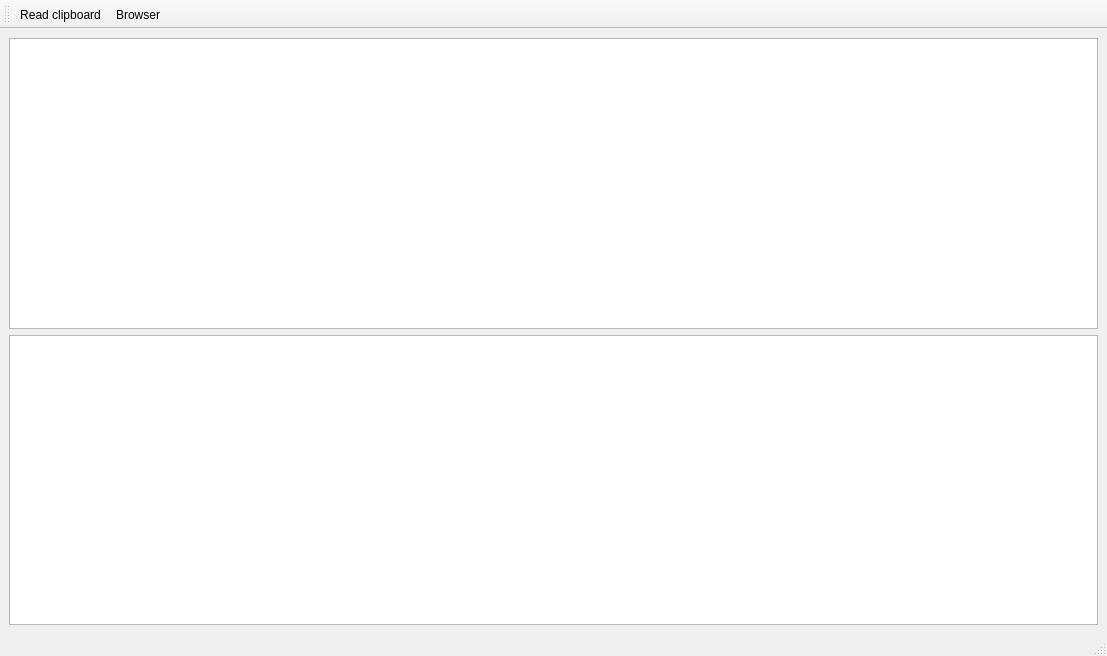
<?xml version="1.0" encoding="UTF-8"?>
<ui version="4.0">
 <class>FreenetClipboard</class>
 <widget class="QMainWindow" name="FreenetClipboard">
  <property name="geometry">
   <rect>
    <x>0</x>
    <y>0</y>
    <width>1107</width>
    <height>656</height>
   </rect>
  </property>
  <property name="windowTitle">
   <string>MainWindow</string>
  </property>
  <widget class="QWidget" name="centralwidget">
   <layout class="QGridLayout" name="gridLayout">
    <item row="0" column="0">
     <layout class="QVBoxLayout" name="verticalLayout">
      <item>
       <widget class="QPlainTextEdit" name="videoEdit"/>
      </item>
      <item>
       <widget class="QPlainTextEdit" name="picsEdit"/>
      </item>
     </layout>
    </item>
   </layout>
  </widget>
  <widget class="QMenuBar" name="menubar">
   <property name="geometry">
    <rect>
     <x>0</x>
     <y>0</y>
     <width>1107</width>
     <height>25</height>
    </rect>
   </property>
  </widget>
  <widget class="QStatusBar" name="statusbar"/>
  <widget class="QToolBar" name="toolBar">
   <property name="windowTitle">
    <string>toolBar</string>
   </property>
   <attribute name="toolBarArea">
    <enum>TopToolBarArea</enum>
   </attribute>
   <attribute name="toolBarBreak">
    <bool>false</bool>
   </attribute>
   <addaction name="actionRead_clipboard"/>
   <addaction name="actionBrowser"/>
  </widget>
  <action name="actionRead_clipboard">
   <property name="text">
    <string>Read clipboard</string>
   </property>
  </action>
  <action name="actionBrowser">
   <property name="text">
    <string>Browser</string>
   </property>
  </action>
 </widget>
 <resources/>
 <connections/>
</ui>
